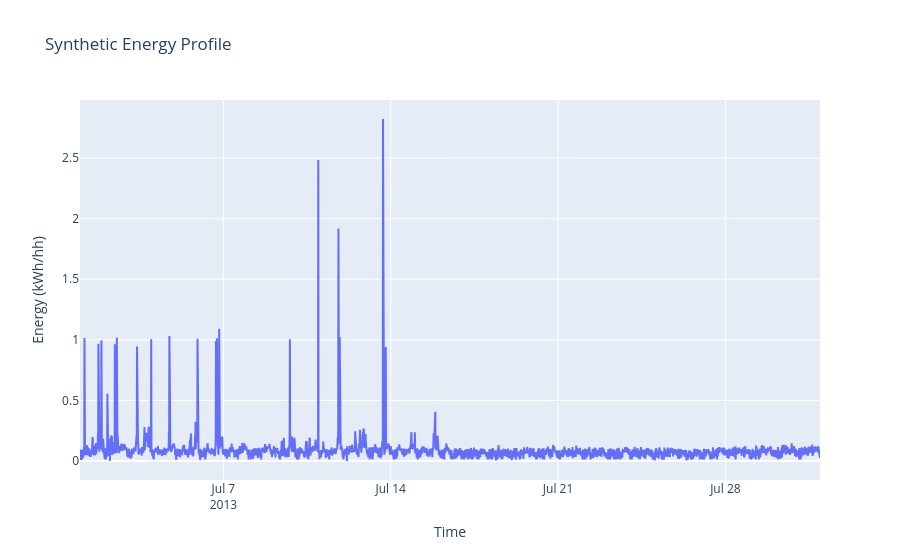

Notebook code for this chart:
### Code cell
# plot the synthetic energy profile
test_df = pd.read_csv(out_csv)
fig = go.Figure()
fig.add_trace(go.Scatter(x=test_df['tstp'], y=test_df['energy_syn(kWh/hh)'], mode='lines', name='Synthetic Energy'))
fig.update_layout(title='Synthetic Energy Profile', xaxis_title='Time', yaxis_title='Energy (kWh/hh)')
fig.show()

### Figure 1 — Plotly figure (JSON) as saved in the notebook; plotly's stock layout.template omitted (floating-point values rounded to 4 significant figures; data arrays with more than 128 entries replaced by an {"elided": "..."} marker saying what was removed)
{"data": [{"mode": "lines", "name": "Synthetic Energy", "type": "scatter", "x": {"elided": "2973 str values"}, "y": {"elided": "2973 float values"}}], "layout": {"title": {"text": "Synthetic Energy Profile"}, "xaxis": {"title": {"text": "Time"}}, "yaxis": {"title": {"text": "Energy (kWh/hh)"}}}}
